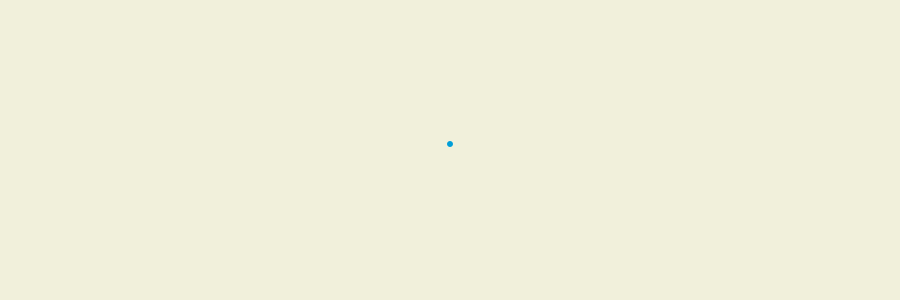
Frame 1 (no input)
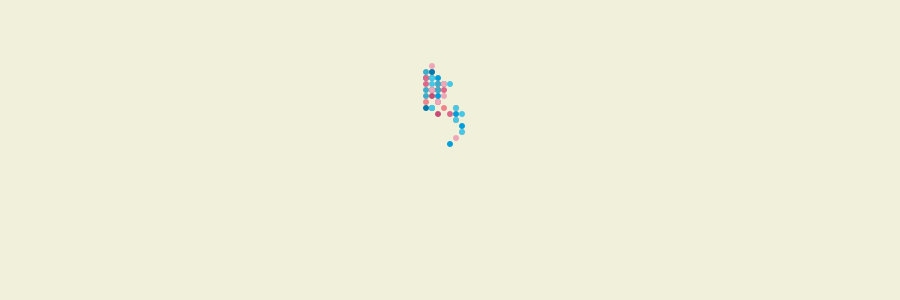
Frame 60 (the mouse pressed at the canvas centre just before this capture)
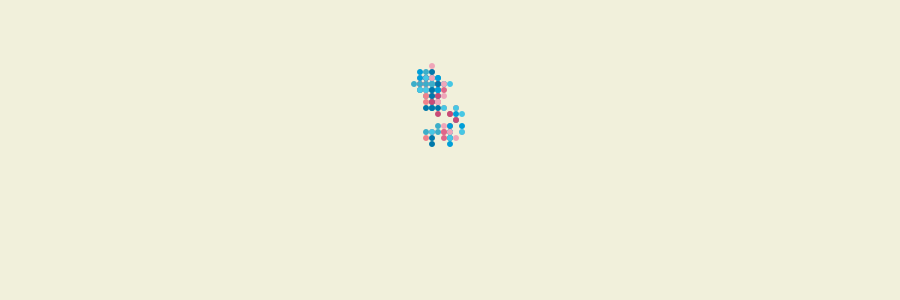
Frame 120 (the mouse held since frame 60 and released just before this capture)

The Processing sketch that drew these frames (run headless with seeded random() and noise(); from frame 60 on, the mouse is pressed at the canvas centre):

// Processing sketch: RandomWalkGrid
// ── RandomWalkGrid.pde

/* Random Walk Grid
   A random walk simulation by Alex Chen. 
   
   RandomWalkGrid is a variation of the RandomWalk. The walker in RandomWalkGrid
   can move in 8 directions and its path creates a mosaic. 
   
*/
Walker walker1;

void setup() {
  size(900,300);
  frameRate(10000);
  background(#F1F0DB);
  walker1 = new Walker();
}

void draw() {
  walker1.move();
  walker1.display();
}
// ── Walker.pde

/* The Walker class moves randomly around the display window to create a grid-like
  structure. 
  */
class Walker { 
  
  int xPos;
  int yPos;
  int diameter;             // Walker's diameter
  color dotColor;           
  
  Walker() { 
  xPos = width/2;          // Walker's x and y coordinates
  yPos = height/2;
  diameter = 6;
  color(0);
  }
  
  void move() {
  /* To move the walker, move() chooses two random integers between -1 
  and 1. Depending on the chosen integers, the walker will move in a specific
  direction and become a certain color. The color is dependent on the chosen
  direction. Each number has an equal chance of being chosen. 
  */
  
    int stepX = (int(random(3))-1);
    int stepY = (int(random(3))-1);
    
    if ((xPos > width) || (yPos > height) || (xPos < 0) || (yPos < 0)) { 
      
      /* Before the walker moves, the if statement above checks whether the walker
      is in the display window.  If the walker is not, then the if statements
      below manipulate the walker's x and y coordinates until the walker is back
      in the window. 
      */
      
      // Width is the right edge of the display window.
      if (xPos > width) { 
        xPos--; 
      //The height is the BOTTOM edge of the display window.
      } else if (yPos > height) { 
        yPos--;
      } else if (xPos < 0) {
        xPos++;
      } else {
        yPos++;
      }
    } else { 
      /* The else statement determines which direction the walker will 
      move in and which color the walker becomes. The walker either 
      moves in a up, down, left of right, or diagonally ( upper-right, 
      upper-left, etc...). The walker becomes different shades of blue
      if the walker moves up, down, etc... and shades of red if the 
      walker moves diagonally. 
      */
        if ((stepX == 0) || (stepY == 0)) { /*If Either stepX or stepY is 0, 
        then the step's direction .
        */
        
            if ((stepX == 0) && (stepY == -1)) {              // Step up
              dotColor= color(#009ED8);
            }
             else if ((stepX == 0) && (stepY == 1)) {        // Step down
              dotColor = color(#0078AA); 
            }
            else if ((stepX == -1) && (stepY == 0)) {        // Left
              dotColor = color(#3CAEC9); 
            } else {
              dotColor = color(#46C7E4);                     // Right
            }

    }else{ 
            //Diagonal movement
            if ((stepX == -1) && (stepY == 1)) {
              dotColor = color(#DF678A);                     // Upper-left
            }
            else if ((stepX == 1) && (stepY == 1)) {         // Upper right
              dotColor = color(#C84B77);
            }
            else if ((stepX == -1) && (stepY == -1)) { 
              dotColor = color(#F0828B);                     // Lower-left
            }
            else{
              dotColor = color(#EFA6B9);                     // Lower-right
            }
        }
      //  When the Walker changes location, the walker makes a "step"
      xPos = xPos + diameter * stepX;                       
      yPos = yPos + diameter * stepY;
    } 
  }
  //Displays the walker.
  void display() { 
  noStroke();
  fill(dotColor);
 /* The walker's path creates a grid-like mosaic when each step equals the walker's diameter. 
      */
  ellipse(xPos,yPos,diameter,diameter); 
  }
  
}
